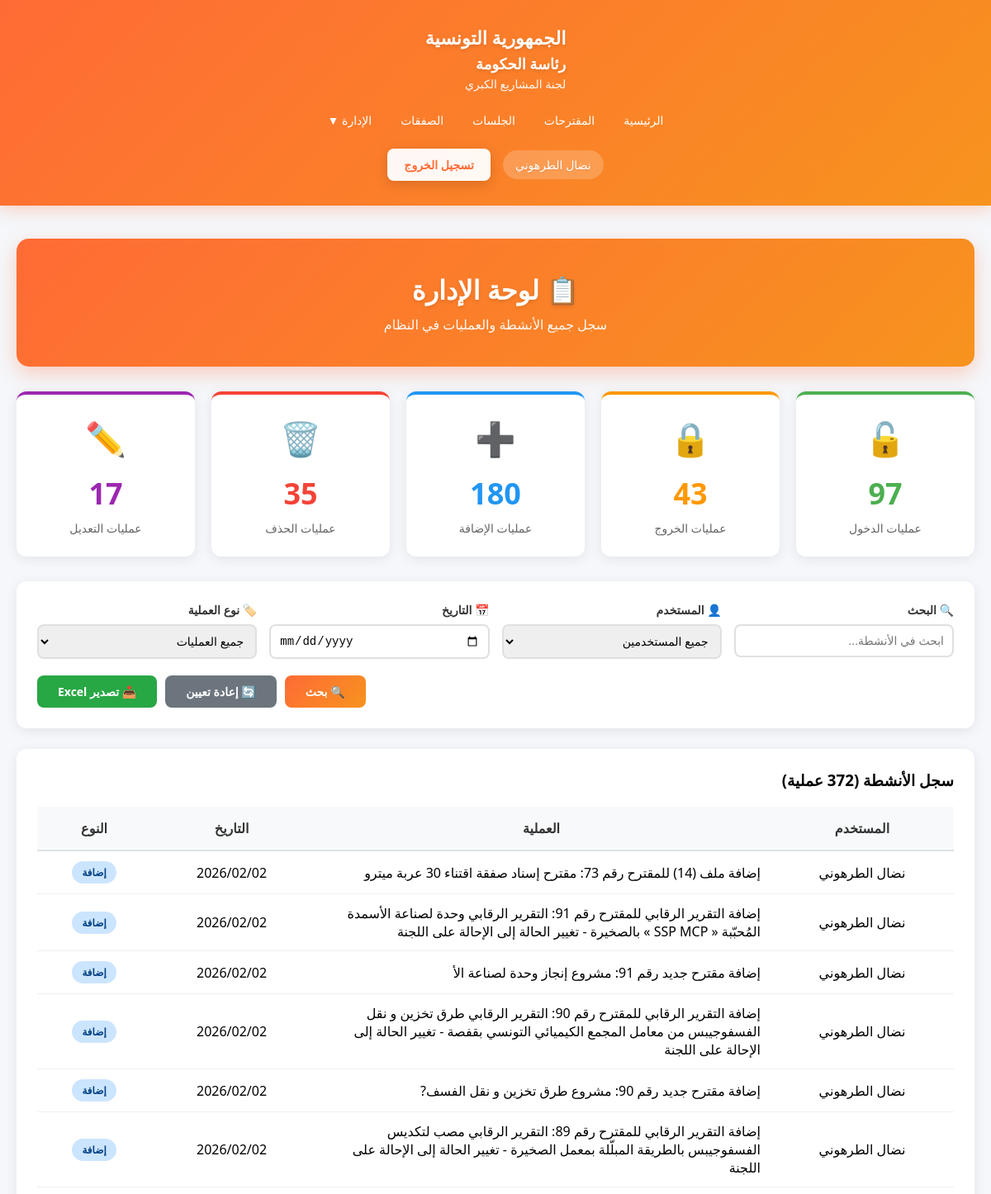
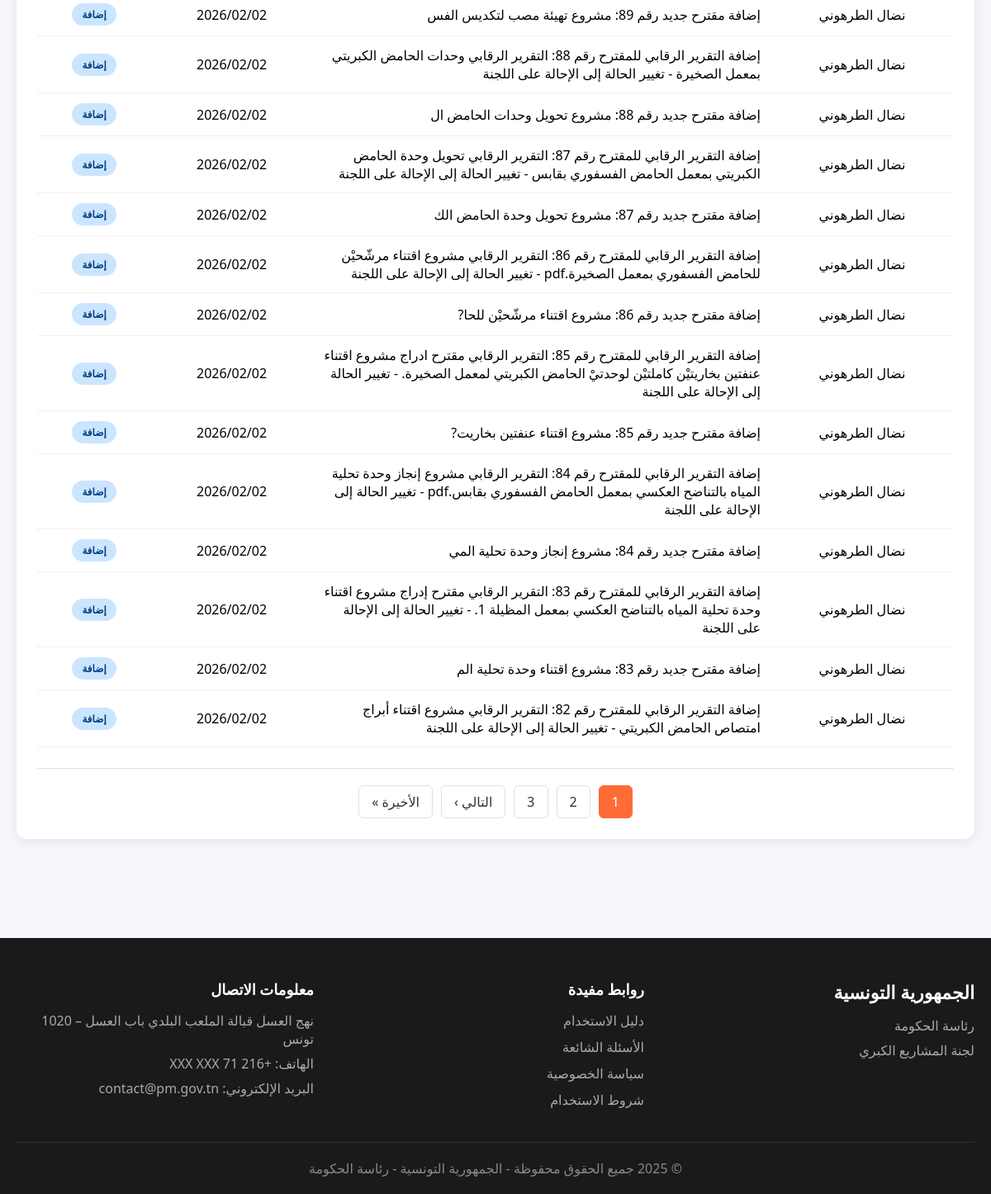
Page /Views/administration.php (signed in) on the committed database (2 pictures, top to bottom).
### tables this page shows
CREATE TABLE `journal` (
  `idJournal` int(11) NOT NULL,
  `idUser` int(11) NOT NULL,
  `action` varchar(400) NOT NULL,
  `date` date NOT NULL
);

CREATE TABLE `user` (
  `idUser` int(11) NOT NULL,
  `nomUser` varchar(200) NOT NULL,
  `emailUser` varchar(300) NOT NULL,
  `typeCpt` int(1) NOT NULL,
  `login` varchar(20) NOT NULL,
  `pw` varchar(255) NOT NULL
);

### Views/administration.php (the view, shortened to what this page needs)
<?php
$database = new Database();
$db = $database->getConnection();
$filterUser = isset($_GET['user']) ? Security::sanitizeInput($_GET['user']) : '';
$filterAction = isset($_GET['action_type']) ? Security::sanitizeInput($_GET['action_type']) : '';
$filterDate = isset($_GET['date']) ? Security::sanitizeInput($_GET['date']) : '';
$search = isset($_GET['search']) ? Security::sanitizeInput($_GET['search']) : '';
$page = isset($_GET['page']) ? intval($_GET['page']) : 1;
$perPage = 20;
$offset = ($page - 1) * $perPage;
$sql = "SELECT j.*, u.nomUser, u.emailUser
        FROM journal j
        LEFT JOIN user u ON j.idUser = u.idUser
        WHERE 1=1";
$countSql = "SELECT COUNT(*) as total FROM ({$sql}) as subquery";
$countStmt = $db->prepare($countSql);
$countStmt->execute();
$totalRecords = $countStmt->fetch(PDO::FETCH_ASSOC)['total'];
$totalPages = ceil($totalRecords / $perPage);
$sql .= " ORDER BY j.idJournal DESC LIMIT :limit OFFSET :offset";
$stmt = $db->prepare($sql);
$stmt->bindValue(':limit', $perPage, PDO::PARAM_INT);
$stmt->bindValue(':offset', $offset, PDO::PARAM_INT);
$stmt->execute();
$logs = $stmt->fetchAll(PDO::FETCH_ASSOC);
$statsLogin = $db->query("SELECT COUNT(*) as total FROM journal WHERE action LIKE '%تسجيل الدخول%'")->fetch()['total'];
$statsLogout = $db->query("SELECT COUNT(*) as total FROM journal WHERE action LIKE '%تسجيل الخروج%'")->fetch()['total'];
$statsAjout = $db->query("SELECT COUNT(*) as total FROM journal WHERE action LIKE '%إضافة%'")->fetch()['total'];
$statsSupp = $db->query("SELECT COUNT(*) as total FROM journal WHERE action LIKE '%حذف%'")->fetch()['total'];
$statsModif = $db->query("SELECT COUNT(*) as total FROM journal WHERE action LIKE '%تعديل%'")->fetch()['total'];
?>
<!DOCTYPE html>
<html lang="ar" dir="rtl">
<head>
    <link rel="stylesheet" href="../assets/css/style.css">
</head>
<body>
    <?php include 'includes/header.php'; ?>
    <section class="content-section" style="padding: 40px 0;">
        <div class="container">
            <div class="admin-header">
                <h2>📋 لوحة الإدارة</h2>
                <p>سجل جميع الأنشطة والعمليات في النظام</p>
            </div>
            <div class="stats-cards">
                <div class="stat-card-admin login">
                    <div class="icon">🔓</div>
                    <div class="number"><?php echo $statsLogin; ?></div>
                    <div class="label">عمليات الدخول</div>
                </div>
                <div class="stat-card-admin logout">
                    <div class="icon">🔒</div>
                    <div class="number"><?php echo $statsLogout; ?></div>
                    <div class="label">عمليات الخروج</div>
                </div>
                <div class="stat-card-admin add">
                    <div class="icon">➕</div>
                    <div class="number"><?php echo $statsAjout; ?></div>
                    <div class="label">عمليات الإضافة</div>
                </div>
                <div class="stat-card-admin delete">
                    <div class="icon">🗑️</div>
                    <div class="number"><?php echo $statsSupp; ?></div>
                    <div class="label">عمليات الحذف</div>
                </div>
                <div class="stat-card-admin edit">
                    <div class="icon">✏️</div>
                    <div class="number"><?php echo $statsModif; ?></div>
                    <div class="label">عمليات التعديل</div>
                </div>
            </div>
            <div class="filters-panel">
                <form method="GET" action="">
                    <div class="filters-grid">
                        <div class="filter-group">
                            <label>🔍 البحث</label>
                            <input type="text" name="search" placeholder="ابحث في الأنشطة..."
                                   value="<?php echo htmlspecialchars($search); ?>">
                        </div>
                        <div class="filter-group">
                            <label>👤 المستخدم</label>
                            <select name="user">
                                <option value="">جميع المستخدمين</option>
                            </select>
                        </div>
                        <div class="filter-group">
                            <label>📅 التاريخ</label>
                            <input type="date" name="date" value="<?php echo htmlspecialchars($filterDate); ?>">
                        </div>
                        <div class="filter-group">
                            <label>🏷️ نوع العملية</label>
                            <select name="action_type">
                                <option value="">جميع العمليات</option>
                            </select>
                        </div>
                    </div>
                    <div class="filter-actions">
                        <button type="submit" class="btn btn-primary">🔍 بحث</button>
                        <a href="administration.php" class="btn btn-secondary">🔄 إعادة تعيين</a>
                        <a href="export_logs.php" class="btn btn-export">📥 تصدير Excel</a>
                    </div>
                </form>
            </div>
            <div class="logs-table">
                <h3 style="margin-bottom: 20px;">سجل الأنشطة (<?php echo $totalRecords; ?> عملية)</h3>
                <?php if (count($logs) > 0): ?>
                    <table>
                        <thead>
                            <tr>
                                <th>المستخدم</th>
                                <th>العملية</th>
                                <th>التاريخ</th>
                                <th>النوع</th>
                            </tr>
                        </thead>
                        <tbody>
                            <?php foreach ($logs as $log): ?>
                                <tr>
                                    <td><?php echo htmlspecialchars($log['nomUser']); ?></td>
                                    <td style="text-align: right; width: 50%;">
                                        <?php echo htmlspecialchars($log['action']); ?>
                                    </td>
                                    <td><?php echo date('Y/m/d', strtotime($log['date'])); ?></td>
                                    <td>
                                        <?php
                                        $badgeClass = 'action-login';
                                        $badgeText = 'عملية';
                                        if (strpos($log['action'], 'تسجيل الدخول') !== false) {
                                            $badgeClass = 'action-login';
                                            $badgeText = 'دخول';
                                        } elseif (strpos($log['action'], 'تسجيل الخروج') !== false) {
                                            $badgeClass = 'action-logout';
                                            $badgeText = 'خروج';
                                        } elseif (strpos($log['action'], 'إضافة') !== false) {
                                            $badgeClass = 'action-add';
                                            $badgeText = 'إضافة';
                                        } elseif (strpos($log['action'], 'حذف') !== false) {
                                            $badgeClass = 'action-delete';
                                            $badgeText = 'حذف';
                                        } elseif (strpos($log['action'], 'تعديل') !== false) {
                                            $badgeClass = 'action-edit';
                                            $badgeText = 'تعديل';
                                        }
                                        ?>
                                        <span class="action-badge <?php echo $badgeClass; ?>">
                                            <?php echo $badgeText; ?>
                                        </span>
                                    </td>
                                </tr>
                            <?php endforeach; ?>
                        </tbody>
                    </table>
                    <?php if ($totalPages > 1): ?>
                        <div class="pagination">
                            <?php
                            $start = max(1, $page - 2);
                            $end = min($totalPages, $page + 2);
                            for ($i = $start; $i <= $end; $i++):
                            ?>
                                <?php if ($i == $page): ?>
                                    <span class="active"><?php echo $i; ?></span>
                                <?php else: ?>
                                    <a href="?page=<?php echo $i; ?><?php echo !empty($search) ? '&search='.$search : '';
                                        echo !empty($filterUser) ? '&user='.$filterUser : '';
                                        echo !empty($filterDate) ? '&date='.$filterDate : '';
                                        echo !empty($filterAction) ? '&action_type='.$filterAction : ''; ?>">
                                        <?php echo $i; ?>
                                    </a>
                                <?php endif; ?>
                            <?php endfor; ?>
                            <?php if ($page < $totalPages): ?>
                                <a href="?page=<?php echo $page+1; ?><?php echo !empty($search) ? '&search='.$search : '';
                                    echo !empty($filterUser) ? '&user='.$filterUser : '';
                                    echo !empty($filterDate) ? '&date='.$filterDate : '';
                                    echo !empty($filterAction) ? '&action_type='.$filterAction : ''; ?>">
                                    التالي ›
                                </a>
                                <a href="?page=<?php echo $totalPages; ?><?php echo !empty($search) ? '&search='.$search : '';
                                    echo !empty($filterUser) ? '&user='.$filterUser : '';
                                    echo !empty($filterDate) ? '&date='.$filterDate : '';
                                    echo !empty($filterAction) ? '&action_type='.$filterAction : ''; ?>">
                                    الأخيرة »
                                </a>
                            <?php endif; ?>
                        </div>
                    <?php endif; ?>
                <?php else: ?>
                    <div class="no-data">
                        <p>🔭 لا توجد سجلات لعرضها</p>
                    </div>
                <?php endif; ?>
            </div>
        </div>
    </section>
    <?php include 'includes/footer.php'; ?>
</body>
</html>

### assets/CSS/style.css (style rules this page uses)
* { margin: 0; padding: 0; box-sizing: border-box; }
body { font-family: 'Segoe UI', Tahoma, Geneva, Verdana, sans-serif; background: #f5f7fa; direction: rtl; }
.container { max-width: 1400px; margin: 0 auto; padding: 0 20px; }
.content-section { padding: 60px 0; }
table { width: 100%; border-collapse: collapse; }
th { background: #f8f9fa; padding: 15px; text-align: center; font-weight: 600; color: #333; border-bottom: 2px solid #dee2e6; }
td { padding: 15px; text-align: center; border-bottom: 1px solid #f0f0f0; }
table th:nth-child(1), table td:nth-child(1) { width: 20%; max-width: 200px; }
table th:nth-child(2), table td:nth-child(2) { width: 15%; }

### Views/administration.php (style rules this page uses)
.admin-header { background: linear-gradient(135deg, #FF6B35 0%, #F7931E 100%); color: white; padding: 40px; border-radius: 15px; margin-bottom: 30px; text-align: center; box-shadow: 0 8px 25px rgba(255, 107, 53, 0.3); }
.admin-header h2 { font-size: 32px; margin-bottom: 10px; text-shadow: 0 2px 4px rgba(0, 0, 0, 0.1); }
.admin-header p { font-size: 16px; opacity: 0.95; }
.stats-cards { display: grid; grid-template-columns: repeat(auto-fit, minmax(200px, 1fr)); gap: 20px; margin-bottom: 30px; }
.stat-card-admin { background: white; padding: 25px; border-radius: 12px; box-shadow: 0 3px 15px rgba(0,0,0,0.08); text-align: center; transition: transform 0.3s; }
.stat-card-admin .icon { font-size: 40px; margin-bottom: 15px; }
.stat-card-admin .number { font-size: 36px; font-weight: bold; margin-bottom: 8px; }
.stat-card-admin .label { color: #666; font-size: 14px; }
.stat-card-admin.login { border-top: 4px solid #4caf50; }
.stat-card-admin.login .icon { color: #4caf50; }
.stat-card-admin.login .number { color: #4caf50; }
.stat-card-admin.logout { border-top: 4px solid #ff9800; }
.stat-card-admin.logout .icon { color: #ff9800; }
.stat-card-admin.logout .number { color: #ff9800; }
.stat-card-admin.add { border-top: 4px solid #2196F3; }
.stat-card-admin.add .icon { color: #2196F3; }
.stat-card-admin.add .number { color: #2196F3; }
.stat-card-admin.delete { border-top: 4px solid #f44336; }
.stat-card-admin.delete .icon { color: #f44336; }
.stat-card-admin.delete .number { color: #f44336; }
.stat-card-admin.edit { border-top: 4px solid #9c27b0; }
.stat-card-admin.edit .icon { color: #9c27b0; }
.stat-card-admin.edit .number { color: #9c27b0; }
.filters-panel { background: white; padding: 25px; border-radius: 12px; box-shadow: 0 3px 15px rgba(0,0,0,0.08); margin-bottom: 25px; }
.filters-grid { display: grid; grid-template-columns: repeat(auto-fit, minmax(200px, 1fr)); gap: 15px; margin-bottom: 20px; }
.filter-group label { display: block; margin-bottom: 8px; font-weight: 600; color: #333; font-size: 14px; }
.filter-group input, .filter-group select { width: 100%; padding: 10px; border: 2px solid #e0e0e0; border-radius: 8px; font-size: 14px; }
.filter-actions { display: flex; gap: 10px; justify-content: flex-end; }
.btn { padding: 10px 25px; border: none; border-radius: 8px; font-size: 14px; font-weight: 600; cursor: pointer; transition: all 0.3s; text-decoration: none; display: inline-block; }
.btn-primary { background: linear-gradient(135deg, #FF6B35 0%, #F7931E 100%); color: white; }
.btn-secondary { background: #6c757d; color: white; }
.btn-export { background: #28a745; color: white; }
.logs-table { background: white; border-radius: 12px; padding: 25px; box-shadow: 0 3px 15px rgba(0,0,0,0.08); overflow-x: auto; }
table { width: 100%; border-collapse: collapse; }
thead { background: linear-gradient(135deg, #FF6B35 0%, #F7931E 100%); color: white; }
th { padding: 15px; text-align: center; font-weight: 600; }
td { padding: 12px; text-align: center; border-bottom: 1px solid #f0f0f0; }
.action-badge { padding: 5px 12px; border-radius: 15px; font-size: 12px; font-weight: 600; display: inline-block; }
.action-add { background: #cce5ff; color: #004085; }
.pagination { display: flex; justify-content: center; gap: 10px; margin-top: 25px; padding-top: 20px; border-top: 1px solid #e0e0e0; }
.pagination a, .pagination span { padding: 8px 15px; border: 1px solid #e0e0e0; border-radius: 6px; text-decoration: none; color: #333; transition: all 0.3s; }
.pagination .active { background: #FF6B35; color: white; border-color: #FF6B35; }

### Views/includes/header.php (style rules this page uses)
.container { max-width: 1400px; margin: 0 auto; padding: 0 20px; }

### rows in the picture
journal: idUser.nomUser "نضال الطرهوني", action "إضافة ملف (14) للمقترح رقم 73: مقترح إسناد صفقة اقتناء 30 عربة ميترو", date "2026/02/02", action "إضافة"
journal: idUser.nomUser "نضال الطرهوني", action "إضافة التقرير الرقابي للمقترح رقم 91: التقرير الرقابي وحدة لصناعة الأسمدة المُحبّبة « SSP MCP » بالصخيرة - تغيير الحالة إلى الإحالة على اللجنة", date "2026/02/02", action "إضافة"
journal: idUser.nomUser "نضال الطرهوني", action "إضافة مقترح جديد رقم 91: مشروع إنجاز وحدة لصناعة الأ", date "2026/02/02", action "إضافة"
journal: idUser.nomUser "نضال الطرهوني", action "إضافة التقرير الرقابي للمقترح رقم 90: التقرير الرقابي طرق تخزين و نقل الفسفوجيبس من معامل المجمع الكيميائي التونسي بقفصة - تغيير الحالة إلى الإحالة على اللجنة", date "2026/02/02", action "إضافة"
journal: idUser.nomUser "نضال الطرهوني", action "إضافة مقترح جديد رقم 90: مشروع طرق تخزين و نقل الفسف?", date "2026/02/02", action "إضافة"
journal: idUser.nomUser "نضال الطرهوني", action "إضافة التقرير الرقابي للمقترح رقم 89: التقرير الرقابي مصب لتكديس الفسفوجيبس بالطريقة المبلّلة بمعمل الصخيرة - تغيير الحالة إلى الإحالة على اللجنة", date "2026/02/02", action "إضافة"
journal: idUser.nomUser "نضال الطرهوني", action "إضافة مقترح جديد رقم 89: مشروع تهيئة مصب لتكديس الفس", date "2026/02/02", action "إضافة"
journal: idUser.nomUser "نضال الطرهوني", action "إضافة التقرير الرقابي للمقترح رقم 88: التقرير الرقابي وحدات الحامض الكبريتي بمعمل الصخيرة - تغيير الحالة إلى الإحالة على اللجنة", date "2026/02/02", action "إضافة"
journal: idUser.nomUser "نضال الطرهوني", action "إضافة مقترح جديد رقم 88: مشروع تحويل وحدات الحامض ال", date "2026/02/02", action "إضافة"
journal: idUser.nomUser "نضال الطرهوني", action "إضافة التقرير الرقابي للمقترح رقم 87: التقرير الرقابي تحويل وحدة الحامض الكبريتي بمعمل الحامض الفسفوري بقابس - تغيير الحالة إلى الإحالة على اللجنة", date "2026/02/02", action "إضافة"
journal: idUser.nomUser "نضال الطرهوني", action "إضافة مقترح جديد رقم 87: مشروع تحويل وحدة الحامض الك", date "2026/02/02", action "إضافة"
journal: idUser.nomUser "نضال الطرهوني", action "إضافة التقرير الرقابي للمقترح رقم 86: التقرير الرقابي مشروع اقتناء مرشّحيْن للحامض الفسفوري بمعمل الصخيرة.pdf - تغيير الحالة إلى الإحالة على اللجنة", date "2026/02/02", action "إضافة"
journal: idUser.nomUser "نضال الطرهوني", action "إضافة مقترح جديد رقم 86: مشروع اقتناء مرشّحيْن للحا?", date "2026/02/02", action "إضافة"
journal: idUser.nomUser "نضال الطرهوني", action "إضافة التقرير الرقابي للمقترح رقم 85: التقرير الرقابي مقترح ادراج مشروع اقتناء عنفتين بخاريتيْن كاملتيْن لوحدتيْ الحامض الكبريتي لمعمل الصخيرة. - تغيير الحالة إلى الإحالة على اللجنة", date "2026/02/02", action "إضافة"
journal: idUser.nomUser "نضال الطرهوني", action "إضافة مقترح جديد رقم 85: مشروع اقتناء عنفتين بخاريت?", date "2026/02/02", action "إضافة"
journal: idUser.nomUser "نضال الطرهوني", action "إضافة التقرير الرقابي للمقترح رقم 84: التقرير الرقابي مشروع إنجاز وحدة تحلية المياه بالتناضح العكسي بمعمل الحامض الفسفوري بقابس.pdf - تغيير الحالة إلى الإحالة على اللجنة", date "2026/02/02", action "إضافة"
journal: idUser.nomUser "نضال الطرهوني", action "إضافة مقترح جديد رقم 84: مشروع إنجاز وحدة تحلية المي", date "2026/02/02", action "إضافة"
journal: idUser.nomUser "نضال الطرهوني", action "إضافة التقرير الرقابي للمقترح رقم 83: التقرير الرقابي مقترح إدراج مشروع اقتناء وحدة تحلية المياه بالتناضح العكسي بمعمل المظيلة 1. - تغيير الحالة إلى الإحالة على اللجنة", date "2026/02/02", action "إضافة"
journal: idUser.nomUser "نضال الطرهوني", action "إضافة مقترح جديد رقم 83: مشروع اقتناء وحدة تحلية الم", date "2026/02/02", action "إضافة"
journal: idUser.nomUser "نضال الطرهوني", action "إضافة التقرير الرقابي للمقترح رقم 82: التقرير الرقابي مشروع اقتناء أبراج امتصاص الحامض الكبريتي - تغيير الحالة إلى الإحالة على اللجنة", date "2026/02/02", action "إضافة"

### other values in the picture
$_SESSION['user_name'] "نضال الطرهوني"
$statsLogin "97"
$statsLogout "43"
$statsAjout "180"
$statsSupp "35"
$statsModif "17"
